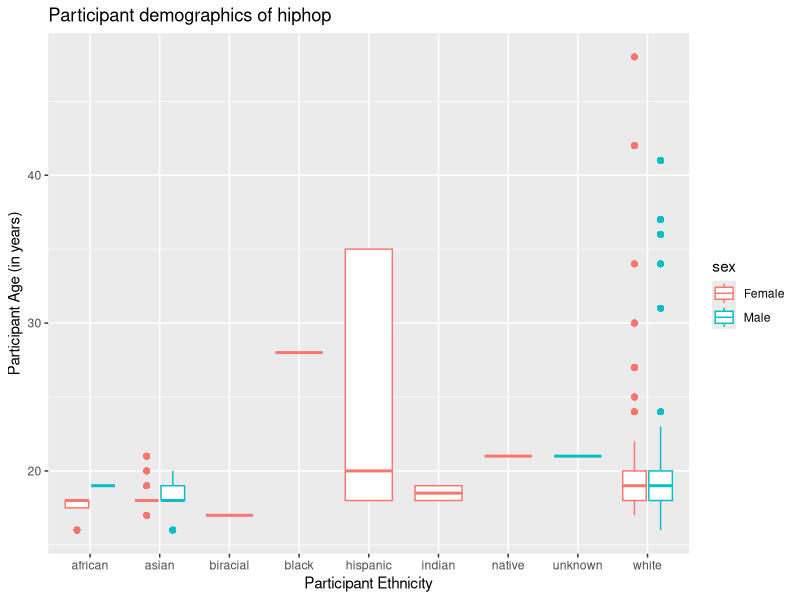
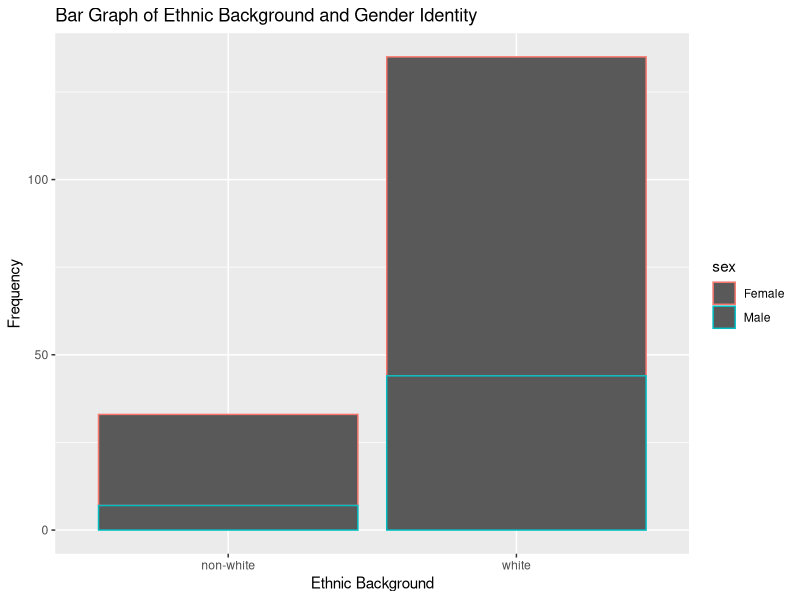

Source code (R) for these figures, in order:
## ---- chunk 1
#| message: false
library(tidyverse)
library(here)
## ---- chunk 2
#| message: false
hiphop <- read_csv(here::here("supporting_artifacts",
                              "learning_targets",
                              "Lab 3",
                              "hiphop.csv"))
## ---- chunk 3
hiphop_clean <- hiphop |>

  mutate(
    sex = as.factor(sex),
  
  ) |>
  
  drop_na(ethnic, sex, age)

## ---- chunk 4
hiphop |>
  distinct(word, .keep_all = TRUE) |>
  count()
## ---- chunk 5
hiphop_clean <- hiphop_clean |>
  mutate(
    white_or_not = if_else(ethnic != "white", "non-white", ethnic))
## ---- chunk 6
#general demographics of each person
hiphop_clean |>
    select(subj, ethnic, sex, age, white_or_not) |>
  
    distinct(subj, .keep_all = TRUE)|>
  
    count(across(c(ethnic, sex, age)))

#gender specific demographic
hiphop_clean |>
    select(subj, ethnic, sex, age, white_or_not) |>
  
    distinct(subj, .keep_all = TRUE)|>
  
    count(sex)

#ethnic specific demographic
hiphop_clean |>
    select(subj, ethnic, sex, age, white_or_not) |>
  
    distinct(subj, .keep_all = TRUE)|>
  
    count(ethnic)

#age specific demographic
hiphop_clean |>
    select(subj, ethnic, sex, age, white_or_not) |>
  
    distinct(subj, .keep_all = TRUE)|>

    summarize(
      under_20 = sum(age < 20), 
      btwn_20_and_30 = sum(age %in% 20:30),
      over_30 = sum(age > 30)
      
    )
## ---- chunk 7
#| layout: '[1,1]'
#| fig-align: "center"
#| message: false
hiphop |>
  ggplot(mapping = aes(x = ethnic, 
                       y = age, 
                       color = sex)) +
    geom_boxplot() +
    labs(title = "Participant demographics of hiphop",
         x = "Participant Ethnicity",
         y = "Participant Age (in years)")

hiphop_clean |>
  distinct(subj, .keep_all = TRUE)|>
  
  ggplot(mapping = aes(x = white_or_not, color = sex)) +
    geom_bar() +
    labs(x = "Ethnic Background",
         y = "Frequency",
         title = "Bar Graph of Ethnic Background and Gender Identity")
## ---- chunk 8
# People under 20
# finding most familiar word
hiphop_clean |>
  filter(age < 20) |>
  select(familiarity, word) |>
  group_by(word) |>
  summarize(avg_familiarity = mean(familiarity)) |>
  slice_max(order_by = avg_familiarity)

# finding least familiar words
hiphop_clean |>
  filter(age < 20) |>
  select(familiarity, word) |>
  group_by(word) |>
  summarize(avg_familiarity = mean(familiarity)) |>
  slice_min(order_by = avg_familiarity)
## ---- chunk 9
# Non-white Women
# finding most familiar word
hiphop_clean |>
  filter(white_or_not == "non-white", sex == "Female") |>
  select(familiarity, word) |>
  group_by(word) |>
  summarize(avg_familiarity = mean(familiarity)) |>
  slice_max(order_by = avg_familiarity)

# finding least familiar words
hiphop_clean |>
  filter(white_or_not == "non-white", sex == "Female") |>
  select(familiarity, word) |>
  group_by(word) |>
  summarize(avg_familiarity = mean(familiarity)) |>
  slice_min(order_by = avg_familiarity)
## ---- chunk 10
# White men over 30
# finding most familiar words
hiphop_clean |>
  filter(white_or_not == "white", sex == "Male", age > 30) |>
  select(familiarity, word) |>
  group_by(word) |>
  summarize(avg_familiarity = mean(familiarity)) |>
  slice_max(order_by = avg_familiarity)

# finding least familiar words
hiphop_clean |>
  filter(white_or_not == "white", sex == "Male", age > 30) |>
  select(familiarity, word) |>
  group_by(word) |>
  summarize(avg_familiarity = mean(familiarity)) |>
  arrange(avg_familiarity) |>
  slice_min(order_by = avg_familiarity)
## ---- chunk 11
# resource:https://stackoverflow.com/questions/51107901/how-do-i-filter-a-range-of-numbers-in-r

hiphop |>
    distinct(subj, .keep_all = TRUE) |>
  
    select(subj, city, age, ethnic, sex, bieber) |>
  
  filter(
    city %in% 10000:60000,
    age %in% 17:23,
    ethnic == "white",
    sex == "Male") |>
  
  slice_max(order_by = bieber)

